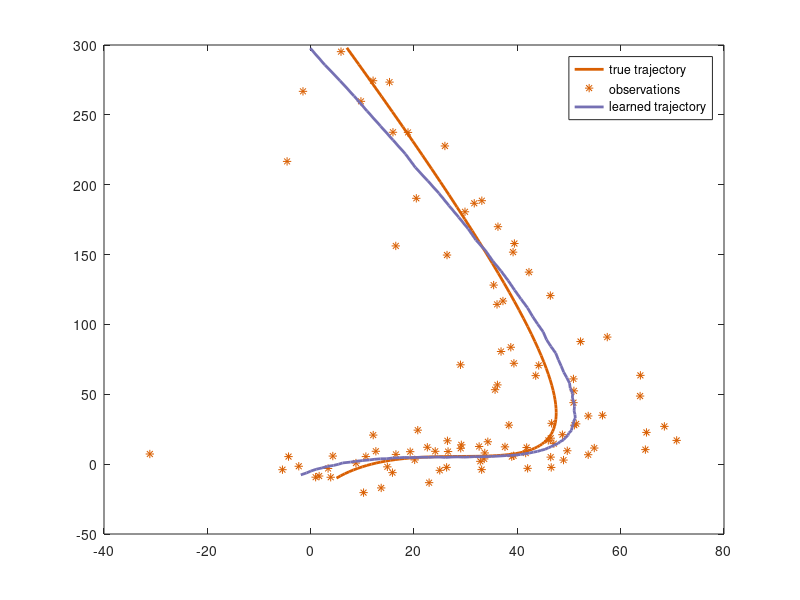

Write the MATLAB code that produced this figure.
clear all; close all; clc

pos(:,1) = [5;-10]; 
pos(:,2) = [18;18]; 
pos(:,3) = [38;-5]; 
pos(:,4) = [45;15];
a = 1;
variance = 1e2;
gamma = 1e0;

color = [[117,112,179]./255; [217,95,2]./255; 0.7,0.7,0.7];

t = linspace(0,2,100)';

subA = [(1-a.*t).^3,3.*(1-a.*t).^2.*a.*t,3.*(1-a.*t).*a.*t.^2,a.*t.^3];
A = blkdiag(subA,subA);

trajectory.true = reshape(A * reshape(pos',[],1),[],2);
trajectory.obs =  trajectory.true + sqrt(variance) .* randn(size(trajectory.true));

figure(1)
plot(trajectory.true(:,1),trajectory.true(:,2),'LineWidth',2,'Color',color(2,:))
hold on; plot(trajectory.obs(:,1),trajectory.obs(:,2),'*','Color',color(2,:))

spline.cov = gamma .* eye(length(t).*2);
distribution.ctrl_pts.cov = inv(A' * inv(spline.cov) * A);
distribution.ctrl_pts.mean = reshape(distribution.ctrl_pts.cov * A' * inv(spline.cov) * reshape(trajectory.obs,[],1),[],2);

obs.cov = variance .* eye(length(t).*2);
distribution.traj.cov = inv((inv(spline.cov) + inv(obs.cov)));
distribution.traj.mean = distribution.traj.cov * (inv(spline.cov) * A * reshape(distribution.ctrl_pts.mean,[],1) + inv(obs.cov) * reshape(trajectory.obs,[],1));
distribution.traj.mean = reshape(distribution.traj.mean,[],2);

hold on; plot(distribution.traj.mean(:,1),distribution.traj.mean(:,2),'LineWidth',2,'Color',color(1,:))
legend('true trajectory','observations','learned trajectory')